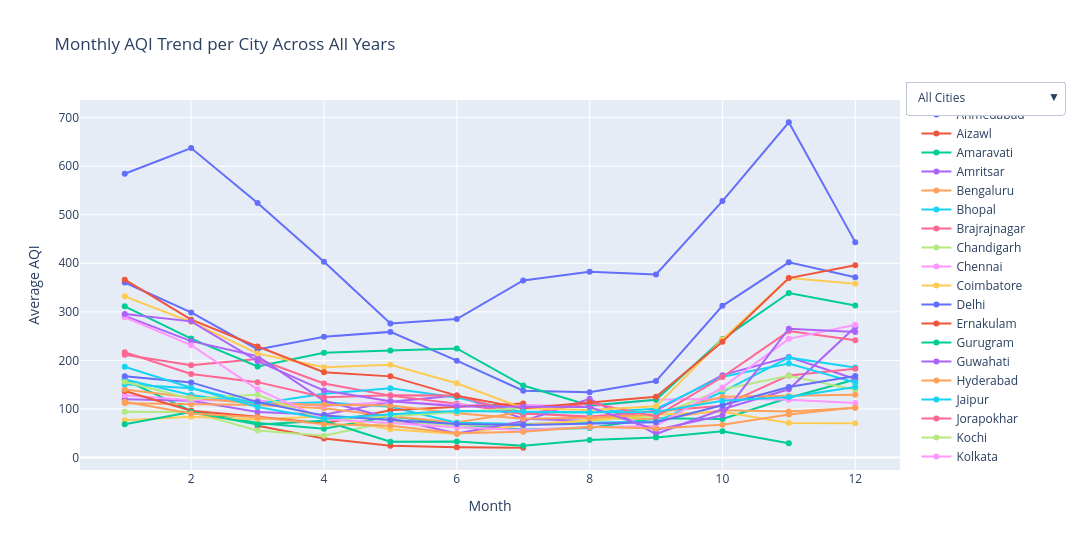

The notebook cell saved with this chart:
### Markdown cell above
## Monthly AQI Trend per City Across All Years
This chart shows the average AQI for each month, aggregated across all years, for every city. Each line represents a city, allowing comparison of how air quality typically changes through the year. The dropdown lets you focus on a single city or view all cities together.

### Code cell
city_month = df.groupby(["City", "Month"])["AQI"].mean().reset_index()

cities = city_month["City"].unique()

# --- Create figure with all city traces ---
fig = go.Figure()

for city in cities:
    df_city = city_month[city_month["City"] == city]
    
    fig.add_trace(go.Scatter(
        x=df_city["Month"],
        y=df_city["AQI"],
        mode="lines+markers",
        name=city,
        visible=True   # all visible at start
    ))


# --- Create dropdown buttons ---
buttons = []

# Button 0: Show ALL cities
buttons.append(dict(
    label="All Cities",
    method="update",
    args=[
        {"visible": [True] * len(cities)},  # all traces on
        {"title": "Monthly AQI Trend per City Across All Years (All Cities)"}
    ]
))

# Button for each single city
for i, city in enumerate(cities):
    visible = [False] * len(cities)
    visible[i] = True  # only this city visible

    buttons.append(dict(
        label=city,
        method="update",
        args=[
            {"visible": visible},
            {"title": f"Monthly AQI Trend — {city} Across All Years"}
        ]
    ))


fig.update_layout(
    updatemenus=[
        dict(
            active=0,
            buttons=buttons,
            x=1.20,
            y=1.05
        )
    ],
    title="Monthly AQI Trend per City Across All Years",
    xaxis_title="Month",
    yaxis_title="Average AQI",
    hovermode="x unified",
    width=1100,
    height=550
)

fig.show()

### Figure 1 — Plotly figure (JSON) as saved in the notebook; plotly's stock layout.template omitted (floating-point values rounded to 4 significant figures)
{"data": [{"mode": "lines+markers", "name": "Ahmedabad", "type": "scatter", "visible": true, "x": [1, 2, 3, 4, 5, 6, 7, 8, 9, 10, 11, 12], "y": [584.4, 637.3, 524.3, 403.0, 275.8, 285.0, 364.7, 382.6, 377.0, 528.2, 690.5, 443.6]}, {"mode": "lines+markers", "name": "Aizawl", "type": "scatter", "visible": true, "x": [3, 4, 5, 6, 7], "y": [65.35, 39.23, 24.19, 20.86, 20]}, {"mode": "lines+markers", "name": "Amaravati", "type": "scatter", "visible": true, "x": [1, 2, 3, 4, 5, 6, 7, 8, 9, 10, 11, 12], "y": [159.7, 95.86, 70.77, 59.38, 85.01, 68.08, 57.67, 60.87, 80.81, 79.29, 123.1, 160.5]}, {"mode": "lines+markers", "name": "Amritsar", "type": "scatter", "visible": true, "x": [1, 2, 3, 4, 5, 6, 7, 8, 9, 10, 11, 12], "y": [119.8, 116.7, 93.85, 87.83, 114.6, 127.5, 79.76, 74.91, 96.56, 169.6, 206.8, 161.6]}, {"mode": "lines+markers", "name": "Bengaluru", "type": "scatter", "visible": true, "x": [1, 2, 3, 4, 5, 6, 7, 8, 9, 10, 11, 12], "y": [111.7, 109.5, 108.3, 101.2, 84.74, 71.8, 93.96, 81.7, 78.46, 97.49, 94.45, 102.1]}, {"mode": "lines+markers", "name": "Bhopal", "type": "scatter", "visible": true, "x": [1, 2, 3, 4, 5, 6, 7, 9, 10, 11, 12], "y": [160.5, 128.6, 109.7, 113.8, 104.5, 71.67, 69, 73.85, 135.3, 205.6, 185.5]}, {"mode": "lines+markers", "name": "Brajrajnagar", "type": "scatter", "visible": true, "x": [1, 2, 3, 4, 5, 6, 7, 8, 9, 10, 11, 12], "y": [211.3, 190, 202.7, 152.5, 127.4, 110.6, 90.44, 84.12, 94.97, 106.6, 169.0, 183.0]}, {"mode": "lines+markers", "name": "Chandigarh", "type": "scatter", "visible": true, "x": [1, 2, 3, 4, 5, 6, 7, 9, 10, 11, 12], "y": [94.06, 93.38, 55.42, 44.59, 74.13, 66.5, 66, 85.16, 140.2, 168.5, 139.6]}, {"mode": "lines+markers", "name": "Chennai", "type": "scatter", "visible": true, "x": [1, 2, 3, 4, 5, 6, 7, 8, 9, 10, 11, 12], "y": [128.1, 117.6, 117.2, 105.4, 115.3, 107.8, 108.2, 105.2, 118.8, 121.0, 118.9, 112.2]}, {"mode": "lines+markers", "name": "Coimbatore", "type": "scatter", "visible": true, "x": [1, 2, 3, 4, 5, 6, 7, 8, 9, 10, 11, 12], "y": [76.43, 83.96, 78.27, 84.82, 57.93, 48.55, 67.5, 76.81, 87.72, 94.28, 71.17, 70.7]}, {"mode": "lines+markers", "name": "Delhi", "type": "scatter", "visible": true, "x": [1, 2, 3, 4, 5, 6, 7, 8, 9, 10, 11, 12], "y": [360.4, 298.8, 222.6, 248.4, 258.7, 199.4, 137.6, 134.4, 157.4, 312.3, 402.0, 371.2]}, {"mode": "lines+markers", "name": "Ernakulam", "type": "scatter", "visible": true, "x": [1, 2, 3, 4, 5, 6, 7], "y": [136.9, 96.17, 84.04, 70.1, 97.23, 103.8, 111]}, {"mode": "lines+markers", "name": "Gurugram", "type": "scatter", "visible": true, "x": [1, 2, 3, 4, 5, 6, 7, 8, 9, 10, 11, 12], "y": [311.4, 244.9, 187.6, 215.8, 220.1, 224.6, 148.1, 107.1, 119, 243.8, 338.9, 313.2]}, {"mode": "lines+markers", "name": "Guwahati", "type": "scatter", "visible": true, "x": [1, 2, 3, 4, 5, 6, 7, 8, 9, 10, 11, 12], "y": [291.6, 239.7, 208.5, 116.9, 80.85, 49.6, 74.53, 121, 48.23, 99.2, 140.4, 268.9]}, {"mode": "lines+markers", "name": "Hyderabad", "type": "scatter", "visible": true, "x": [1, 2, 3, 4, 5, 6, 7, 8, 9, 10, 11, 12], "y": [140.2, 123.7, 110.3, 108.5, 107.1, 91.01, 79.53, 81.56, 88.91, 125.2, 126.7, 129.1]}, {"mode": "lines+markers", "name": "Jaipur", "type": "scatter", "visible": true, "x": [1, 2, 3, 4, 5, 6, 7, 8, 9, 10, 11, 12], "y": [151.0, 142.7, 110.6, 131.2, 142.5, 123.5, 93.3, 92.53, 100.2, 166.2, 193.6, 154.4]}, {"mode": "lines+markers", "name": "Jorapokhar", "type": "scatter", "visible": true, "x": [1, 2, 3, 4, 5, 6, 7, 8, 9, 10, 11, 12], "y": [216.8, 171.9, 155.2, 124.0, 128.0, 127.7, 87.98, 112.6, 84.67, 165.7, 260.3, 241.5]}, {"mode": "lines+markers", "name": "Kochi", "type": "scatter", "visible": true, "x": [1, 2, 3, 4, 5, 6, 7], "y": [156.1, 121.1, 129.2, 77.03, 84.72, 93.87, 102]}, {"mode": "lines+markers", "name": "Kolkata", "type": "scatter", "visible": true, "x": [1, 2, 3, 4, 5, 6, 7, 8, 9, 10, 11, 12], "y": [288.9, 231.3, 140.3, 78.46, 70.85, 62.31, 56.59, 62.19, 64.72, 144.3, 244.3, 273.6]}, {"mode": "lines+markers", "name": "Lucknow", "type": "scatter", "visible": true, "x": [1, 2, 3, 4, 5, 6, 7, 8, 9, 10, 11, 12], "y": [331.8, 279.1, 214.1, 185.7, 190.9, 152.9, 101.6, 97.81, 105.3, 242.9, 369.5, 357.7]}, {"mode": "lines+markers", "name": "Mumbai", "type": "scatter", "visible": true, "x": [1, 2, 3, 4, 5, 6, 7, 8, 9, 10, 11, 12], "y": [167.1, 154.6, 114.1, 86.2, 77.06, 69.02, 67.02, 69.26, 72.65, 107.4, 145.2, 167.7]}, {"mode": "lines+markers", "name": "Patna", "type": "scatter", "visible": true, "x": [1, 2, 3, 4, 5, 6, 7, 8, 9, 10, 11, 12], "y": [366.3, 283.8, 228.6, 175.5, 167.0, 127.4, 101.3, 113.0, 125.0, 238.4, 369.6, 396.0]}, {"mode": "lines+markers", "name": "Shillong", "type": "scatter", "visible": true, "x": [1, 2, 3, 4, 5, 6, 7, 8, 9, 10, 11], "y": [68.62, 93.58, 67.87, 75.75, 32.45, 32.68, 24, 36, 40.89, 54, 29.14]}, {"mode": "lines+markers", "name": "Talcher", "type": "scatter", "visible": true, "x": [1, 2, 3, 4, 5, 6, 7, 8, 9, 10, 11, 12], "y": [295.3, 280.4, 198.3, 137.9, 115.6, 105.6, 104.6, 103.8, 56.72, 86.92, 265.2, 258.3]}, {"mode": "lines+markers", "name": "Thiruvananthapuram", "type": "scatter", "visible": true, "x": [1, 2, 3, 4, 5, 6, 7, 8, 9, 10, 11, 12], "y": [114.6, 90.7, 83, 68.61, 65.2, 49.71, 53.21, 63.47, 59.89, 67.17, 88.31, 103.0]}, {"mode": "lines+markers", "name": "Visakhapatnam", "type": "scatter", "visible": true, "x": [1, 2, 3, 4, 5, 6, 7, 8, 9, 10, 11, 12], "y": [187.0, 143.7, 103.9, 79.91, 89.1, 95.85, 94.17, 93, 93.73, 116.9, 124.6, 145.1]}], "layout": {"height": 550, "hovermode": "x unified", "title": {"text": "Monthly AQI Trend per City Across All Years"}, "updatemenus": [{"active": 0, "buttons": [{"args": [{"visible": [true, true, true, true, true, true, true, true, true, true, true, true, true, true, true, true, true, true, true, true, true, true, true, true, true, true]}, {"title": "Monthly AQI Trend per City Across All Years (All Cities)"}], "label": "All Cities", "method": "update"}, {"args": [{"visible": [true, false, false, false, false, false, false, false, false, false, false, false, false, false, false, false, false, false, false, false, false, false, false, false, false, false]}, {"title": "Monthly AQI Trend — Ahmedabad Across All Years"}], "label": "Ahmedabad", "method": "update"}, {"args": [{"visible": [false, true, false, false, false, false, false, false, false, false, false, false, false, false, false, false, false, false, false, false, false, false, false, false, false, false]}, {"title": "Monthly AQI Trend — Aizawl Across All Years"}], "label": "Aizawl", "method": "update"}, {"args": [{"visible": [false, false, true, false, false, false, false, false, false, false, false, false, false, false, false, false, false, false, false, false, false, false, false, false, false, false]}, {"title": "Monthly AQI Trend — Amaravati Across All Years"}], "label": "Amaravati", "method": "update"}, {"args": [{"visible": [false, false, false, true, false, false, false, false, false, false, false, false, false, false, false, false, false, false, false, false, false, false, false, false, false, false]}, {"title": "Monthly AQI Trend — Amritsar Across All Years"}], "label": "Amritsar", "method": "update"}, {"args": [{"visible": [false, false, false, false, true, false, false, false, false, false, false, false, false, false, false, false, false, false, false, false, false, false, false, false, false, false]}, {"title": "Monthly AQI Trend — Bengaluru Across All Years"}], "label": "Bengaluru", "method": "update"}, {"args": [{"visible": [false, false, false, false, false, true, false, false, false, false, false, false, false, false, false, false, false, false, false, false, false, false, false, false, false, false]}, {"title": "Monthly AQI Trend — Bhopal Across All Years"}], "label": "Bhopal", "method": "update"}, {"args": [{"visible": [false, false, false, false, false, false, true, false, false, false, false, false, false, false, false, false, false, false, false, false, false, false, false, false, false, false]}, {"title": "Monthly AQI Trend — Brajrajnagar Across All Years"}], "label": "Brajrajnagar", "method": "update"}, {"args": [{"visible": [false, false, false, false, false, false, false, true, false, false, false, false, false, false, false, false, false, false, false, false, false, false, false, false, false, false]}, {"title": "Monthly AQI Trend — Chandigarh Across All Years"}], "label": "Chandigarh", "method": "update"}, {"args": [{"visible": [false, false, false, false, false, false, false, false, true, false, false, false, false, false, false, false, false, false, false, false, false, false, false, false, false, false]}, {"title": "Monthly AQI Trend — Chennai Across All Years"}], "label": "Chennai", "method": "update"}, {"args": [{"visible": [false, false, false, false, false, false, false, false, false, true, false, false, false, false, false, false, false, false, false, false, false, false, false, false, false, false]}, {"title": "Monthly AQI Trend — Coimbatore Across All Years"}], "label": "Coimbatore", "method": "update"}, {"args": [{"visible": [false, false, false, false, false, false, false, false, false, false, true, false, false, false, false, false, false, false, false, false, false, false, false, false, false, false]}, {"title": "Monthly AQI Trend — Delhi Across All Years"}], "label": "Delhi", "method": "update"}, {"args": [{"visible": [false, false, false, false, false, false, false, false, false, false, false, true, false, false, false, false, false, false, false, false, false, false, false, false, false, false]}, {"title": "Monthly AQI Trend — Ernakulam Across All Years"}], "label": "Ernakulam", "method": "update"}, {"args": [{"visible": [false, false, false, false, false, false, false, false, false, false, false, false, true, false, false, false, false, false, false, false, false, false, false, false, false, false]}, {"title": "Monthly AQI Trend — Gurugram Across All Years"}], "label": "Gurugram", "method": "update"}, {"args": [{"visible": [false, false, false, false, false, false, false, false, false, false, false, false, false, true, false, false, false, false, false, false, false, false, false, false, false, false]}, {"title": "Monthly AQI Trend — Guwahati Across All Years"}], "label": "Guwahati", "method": "update"}, {"args": [{"visible": [false, false, false, false, false, false, false, false, false, false, false, false, false, false, true, false, false, false, false, false, false, false, false, false, false, false]}, {"title": "Monthly AQI Trend — Hyderabad Across All Years"}], "label": "Hyderabad", "method": "update"}, {"args": [{"visible": [false, false, false, false, false, false, false, false, false, false, false, false, false, false, false, true, false, false, false, false, false, false, false, false, false, false]}, {"title": "Monthly AQI Trend — Jaipur Across All Years"}], "label": "Jaipur", "method": "update"}, {"args": [{"visible": [false, false, false, false, false, false, false, false, false, false, false, false, false, false, false, false, true, false, false, false, false, false, false, false, false, false]}, {"title": "Monthly AQI Trend — Jorapokhar Across All Years"}], "label": "Jorapokhar", "method": "update"}, {"args": [{"visible": [false, false, false, false, false, false, false, false, false, false, false, false, false, false, false, false, false, true, false, false, false, false, false, false, false, false]}, {"title": "Monthly AQI Trend — Kochi Across All Years"}], "label": "Kochi", "method": "update"}, {"args": [{"visible": [false, false, false, false, false, false, false, false, false, false, false, false, false, false, false, false, false, false, true, false, false, false, false, false, false, false]}, {"title": "Monthly AQI Trend — Kolkata Across All Years"}], "label": "Kolkata", "method": "update"}, {"args": [{"visible": [false, false, false, false, false, false, false, false, false, false, false, false, false, false, false, false, false, false, false, true, false, false, false, false, false, false]}, {"title": "Monthly AQI Trend — Lucknow Across All Years"}], "label": "Lucknow", "method": "update"}, {"args": [{"visible": [false, false, false, false, false, false, false, false, false, false, false, false, false, false, false, false, false, false, false, false, true, false, false, false, false, false]}, {"title": "Monthly AQI Trend — Mumbai Across All Years"}], "label": "Mumbai", "method": "update"}, {"args": [{"visible": [false, false, false, false, false, false, false, false, false, false, false, false, false, false, false, false, false, false, false, false, false, true, false, false, false, false]}, {"title": "Monthly AQI Trend — Patna Across All Years"}], "label": "Patna", "method": "update"}, {"args": [{"visible": [false, false, false, false, false, false, false, false, false, false, false, false, false, false, false, false, false, false, false, false, false, false, true, false, false, false]}, {"title": "Monthly AQI Trend — Shillong Across All Years"}], "label": "Shillong", "method": "update"}, {"args": [{"visible": [false, false, false, false, false, false, false, false, false, false, false, false, false, false, false, false, false, false, false, false, false, false, false, true, false, false]}, {"title": "Monthly AQI Trend — Talcher Across All Years"}], "label": "Talcher", "method": "update"}, {"args": [{"visible": [false, false, false, false, false, false, false, false, false, false, false, false, false, false, false, false, false, false, false, false, false, false, false, false, true, false]}, {"title": "Monthly AQI Trend — Thiruvananthapuram Across All Years"}], "label": "Thiruvananthapuram", "method": "update"}, {"args": [{"visible": [false, false, false, false, false, false, false, false, false, false, false, false, false, false, false, false, false, false, false, false, false, false, false, false, false, true]}, {"title": "Monthly AQI Trend — Visakhapatnam Across All Years"}], "label": "Visakhapatnam", "method": "update"}], "x": 1.2, "y": 1.05}], "width": 1100, "xaxis": {"title": {"text": "Month"}}, "yaxis": {"title": {"text": "Average AQI"}}}}
